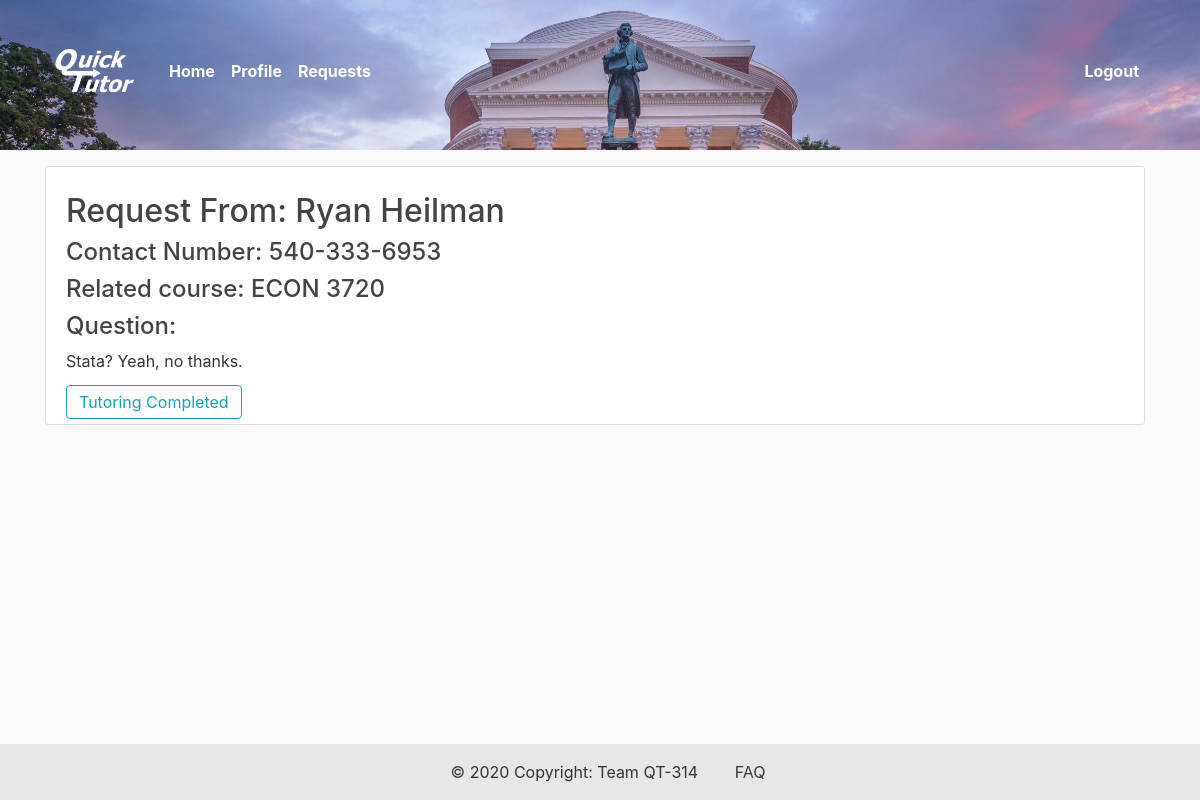
The app's page /users/request/4/ (signed in) with its own data.
### tutor/models.py (models this page shows, shortened)
class Ask(models.Model):
    sender = models.ForeignKey(User, on_delete=models.CASCADE, related_name='sending_user')
    receiver = models.ForeignKey(User, on_delete=models.CASCADE, related_name='receiving_user')
    course = models.CharField(max_length=100)
    question = models.TextField()
    accepted = models.BooleanField(default=False)
    declined = models.BooleanField(default=False)

### users/models.py (models this page shows, shortened)
class Profile(models.Model):
	user = models.OneToOneField(User, on_delete=models.CASCADE)
	image = models.ImageField(default='default.png', upload_to='profile_pics', blank=True)
	first_name = models.CharField(max_length=50)
	last_name = models.CharField(max_length=50)
	major = models.CharField(max_length=75)
	major2 = models.CharField(max_length=75, blank=True)
	phone_regex = RegexValidator(regex=r'([0-9]{3}-){2}[0-9]{4}', message="Phone number must be entered in the format: 999-999-9999.")
	phone_number = models.CharField(validators=[phone_regex], max_length=12, blank=False)
	courses = models.TextField(blank=True, help_text="List any courses you feel comfortable tutoring for.")
	description = models.TextField(blank=True, verbose_name="bio", help_text="Write a brief description of yourself. Be sure to include areas of strength for tutoring and any other information you would like other users to know.")
	location = models.CharField(max_length=50, blank=True, default='')
	current_client = models.OneToOneField(Ask, on_delete=models.SET_NULL, null=True, blank=True)
	tutor_score = models.FloatField(null=True, blank=True)
	num_ratings = models.IntegerField(blank=True, default=0)
	active = models.BooleanField(default=False)
	initialized = models.BooleanField(default=False)

### users/views.py (the view)
# urls.py: path('request/<int:pk>/', views.AskDetailView.as_view(), name='ask-detail'),
class AskDetailView(LoginRequiredMixin, DetailView):
	model = Ask
	template_name = 'users/ask_detail.html'

### users/templates/users/ask_detail.html
{% extends "tutor/base.html" %}
{% load static %}
{% block content %}
    <div class="content-section mt-3 mb-3">
        <div class="section-3 box">
        	{% if user == object.sender %}
        		<h2>Requested Tutor: {{ object.receiver.profile.first_name }} {{ object.receiver.profile.last_name }}</h2>
        	{% else %}
            	<h2>Request From: {{ object.sender.profile.first_name }} {{ object.sender.profile.last_name }}</h2>
                {% if object.accepted %}
                    <h4>Contact Number: {{ object.sender.profile.phone_number }}</h4>
                {% endif %}
            {% endif %}
            <h4>Related course: {{ object.course }}</h4>
            <h4>Question:</h4>
            <p>{{ object.question }}</p>
            {% if object.sender == user %}
                {% if object.accepted %}
                    <h6>The tutor you requested has accepted your request! They will contact you shortly.</h6>
                {% elif object.declined %}
                    <h6>The tutor you requested has declined your question because they are busy or unable to answer it. You can delete this request with no consequences.</h6>
                    <a class="btn btn-outline-danger" href="{% url 'ask-delete' object.id %}">Delete Request</a>
                {% else %}
                    <a class="btn btn-outline-danger" href="{% url 'ask-delete' object.id %}">Cancel Request</a>
                {% endif %}
            {% elif object.receiver == user %}
                {% if object.accepted %}
                    <a class="btn btn-outline-info d-inline mt-3" href="{% url 'ask-complete' object.id %}">Tutoring Completed</a>
                {% else %}
                    <a class="btn btn-outline-success mt-3" href="{% url 'ask-accept' object.id %}">Accept</a>
                    <a class="btn btn-outline-danger mt-3" href="{% url 'ask-decline' object.id %}">Decline</a>
                {% endif %}
            {% endif %}
        </div>
    </div>
{% endblock content %}

### tutor/static/tutor/main.css (style rules this page uses)
body { background: #fafafa; color: #333333; }
h1, h2, h3, h4, h5, h6 { color: #444444; }
* { padding: 0px; margin: 0px; box-sizing: border-box; }
.box { height: auto; width: 100%; }
.section-3 { margin-top: 15px; }
.content-section { background: #ffffff; padding: 10px 20px; border: 1px solid #dddddd; border-radius: 3px; margin-right: 10px; }

### records on screen
Ask: sender.profile.first_name "Ryan", sender.profile.last_name "Heilman", sender.profile.phone_number "540-333-6953", course "ECON 3720", question "Stata? Yeah, no thanks."
